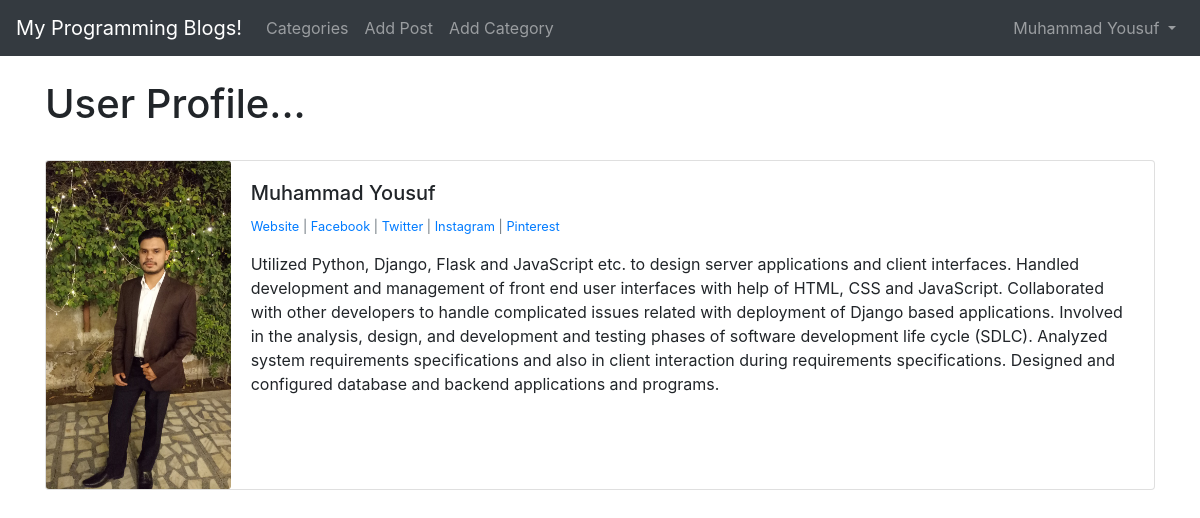
Screenshot of /members/1/profile/ (signed in) with the database file from the repository.
### theblog/models.py (models this page shows, shortened)
class Profile(models.Model):
	user = models.OneToOneField(User, null=True, on_delete=models.CASCADE)
	bio = models.TextField()
	profile_pic = models.ImageField(null=True, blank=True, upload_to="images/profile/")
	website_url = models.CharField(max_length=255, null=True, blank=True)
	facebook_url = models.CharField(max_length=255, null=True, blank=True)
	twitter_url = models.CharField(max_length=255, null=True, blank=True)
	instagram_url = models.CharField(max_length=255, null=True, blank=True)
	pinterest_url = models.CharField(max_length=255, null=True, blank=True)

### members/views.py (the view)
# urls.py: path('<int:pk>/profile/', ShowProfilePageView.as_view(), name='show_profile_page'),
class ShowProfilePageView(DetailView):
	model = Profile
	template_name = 'registration/user_profile.html'
	def get_context_data(self, *args, **kwargs):
		context = super(ShowProfilePageView, self).get_context_data(*args, **kwargs)
		page_user = get_object_or_404(Profile, id=self.kwargs['pk'])
		context["page_user"] = page_user
		return context

### members/templates/registration/user_profile.html
{% extends 'base.html' %}
{% load static %}
{% block content %}
<h1>User Profile...</h1>
<br/>
<div class="card mb-3">
  <div class="row no-gutters">
    <div class="col-md-2">
{% if page_user.profile_pic %}
      <img src="{{ page_user.profile_pic.url }}" class="card-img">
{% else %}
	<img src="{% static 'theblog/images/default_profile_pic.png' %}" class="card-img">
{% endif %}
    </div>
    <div class="col-md-10">
      <div class="card-body">
        <h5 class="card-title">
        	{{ page_user.user.first_name }}
			{{ page_user.user.last_name }}
		</h5>
<p class="small text-muted">
	{% if page_user.website_url %}
		 <a href="{{ page_user.website_url }}">  Website</a>
	{% endif %}
	{% if page_user.facebook_url %}
		 | <a href="{{ page_user.facebook_url }}">Facebook</a>
	{% endif %}
	{% if page_user.twitter_url %}
		| <a href="{{ page_user.twitter_url }}">Twitter</a>
	{% endif %}
	{% if page_user.instagram_url %}
		| <a href="{{ page_user.instagram_url }}">Instagram</a>
	{% endif %}
	{% if page_user.pinterest_url %}
		| <a href="{{ page_user.pinterest_url }}">Pinterest</a>
	{% endif %}
</p>
<p class="card-text">
        	{{ page_user.bio }}
        </p>
      </div>
    </div>
  </div>
</div>
<br/><br/>
{% endblock %}

### theblog/templates/base.html (shortened to what this page needs)
{% load static %}
<!doctype html>
<html lang="en">
  <head>
    <link rel="stylesheet" href="https://stackpath.bootstrapcdn.com/bootstrap/4.4.1/css/bootstrap.min.css">
  </head>
  <body>
    <nav class="navbar navbar-expand-lg navbar-dark bg-dark">
  <a class="navbar-brand" href="{% url 'home' %}">My Programming Blogs!</a>
  <div class="collapse navbar-collapse" id="navbarSupportedContent">
    <ul class="navbar-nav mr-auto">
      {% if cat_menu %}
      <li class="nav-item dropdown">
        <a class="nav-link dropdown-toggle" href="#" id="navbarDropdown" role="button" data-toggle="dropdown" aria-haspopup="true" aria-expanded="false">
          Categories
        </a>
        <div class="dropdown-menu" aria-labelledby="navbarDropdown">
          {% for item in cat_menu %}
           <a class="dropdown-item" href="{% url 'category' item|slugify %}">{{ item }}</a>
          {% endfor %}
        </div>
      </li>
      {% else %}
        <li class="nav-item">
            <a class="nav-link" href="{% url 'category-list' %}">Categories</a>
        </li>
      {% endif %}
      {% if user.is_authenticated %}
        <li class="nav-item">
          <a class="nav-link" href="{% url 'add_post' %}">Add Post</a>
        </li>
        <li class="nav-item">
          <a class="nav-link" href="{% url 'add_category' %}">Add Category</a>
        </li>
      {% endif %}
    </ul>
{% if user.is_authenticated %}
    <ul class="navbar-nav ml-auto">
      <li class="nav-item dropdown">
          <a class="nav-link dropdown-toggle" href="#" id="navbarDropdown" role="button" data-toggle="dropdown" aria-haspopup="true" aria-expanded="false">
            {{ user.first_name }}
            {{ user.last_name }}
          </a>
      </li>
    </ul>
{% endif %}
  </div>
</nav>
    <br/>
    <div class="container">
      {% block content %}
      {% endblock %}
    </div>
  </body>
</html>

### rows the page displays
Profile: profile_pic (picture), user.first_name "Muhammad", user.last_name "Yousuf", bio "Utilized Python, Django, Flask and JavaScript etc. to design server applications and client interfaces. Handled development and management of front end user interfaces with help of HTML, CSS and JavaScript. Collaborated with other developers to handle complicated issues related with deployment of Django based applications. Involved in the analysis, design, and development and testing phases of software development life cycle (SDLC). Analyzed system requirements specifications and also in client interaction during requirements specifications. Designed and configured database and backend applications and programs."

### other values shown
{{ user.first_name }} "Muhammad"
{{ user.last_name }} "Yousuf"
